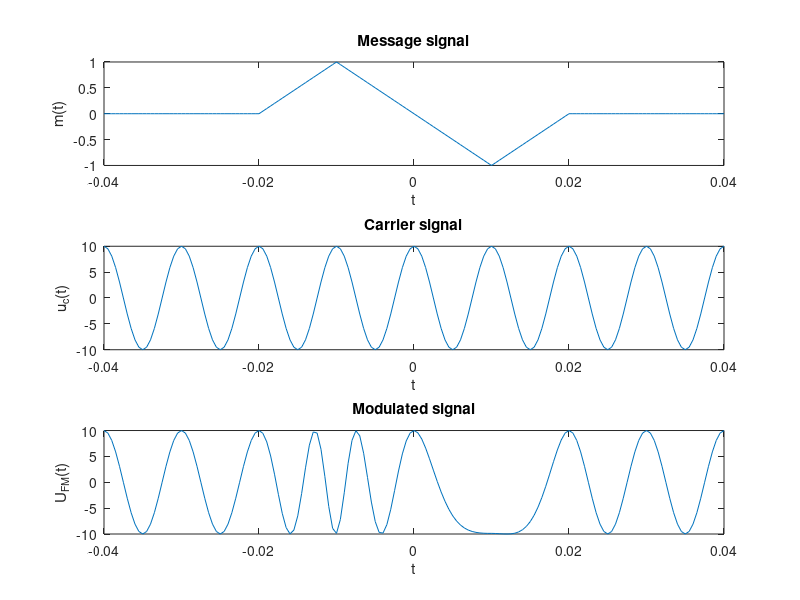
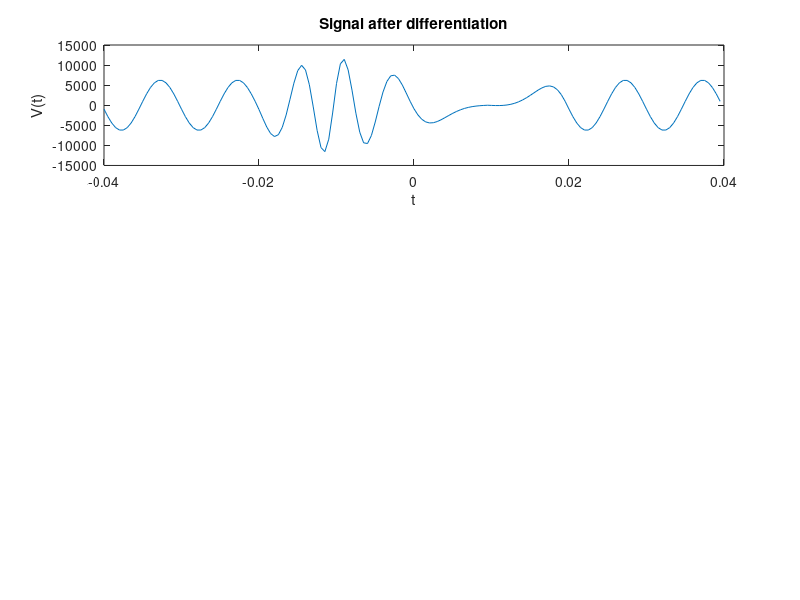

MATLAB code to generate these figures, in order: (Note: this script raises an error after producing the figures.)
fc=100;
fs=20*fc;
Am=1;
Ac=10;
Kf=100;


p1=-0.04:1/fs:(-0.02-(1/fs));
mt1=0*p1;
p2=-0.02:1/fs:(-0.01-(1/fs));
mt2=100*(p2+0.02);
p3=-0.01:1/fs:(0.01-(1/fs));
mt3=-100*p3;
p4=0.01:1/fs:(0.02-(1/fs));
mt4=100*(p4-0.02);
p5=0.02:1/fs:0.04;
mt5=0*p5;

t=[p1, p2, p3, p4, p5];
mt=[mt1 mt2 mt3 mt4 mt5];


figure();
subplot(3,1, 1);
plot(t, mt);
title("Message signal");
xlabel("t");
ylabel("m(t)");

ct=Ac*cos(2*pi*fc*t);
subplot(3,1, 2);
plot(t, ct);
title("Carrier signal");
xlabel("t");
ylabel("u_c(t)");

theta_t=2*pi*Kf*cumsum(mt)/fs;

ufm=Ac*cos(2*pi*fc*t+ theta_t);
subplot(3,1, 3);
plot(t, ufm);
title("Modulated signal");
xlabel("t");
ylabel("U_F_M(t)");

%-------------------
 %vt=-Ac*((2*pi*fc)+2*pi*Kf*mt).*sin(2*pi*fc*t+theta_t);
 
 vt=diff(ufm)*fs;
 t1=-0.04:(1/fs):(0.04-(1/fs));
 figure();
 subplot(3, 1, 1);
 plot(t1, vt);
 title("Signal after differentiation");
 xlabel("t");
 ylabel("V(t)");
 [evt,lo] = envelope(vt);
 subplot(3, 1, 2);
 plot(t1, evt);
 title("Signal after envelope detection(Rectified signal)");
 xlabel("t");
 ylabel("Env(t)");
 dc = mean(evt);
 mu = (evt - dc)/(2*pi*Ac*Kf);
 subplot(3, 1, 3);
 plot(t1, mu);
 title("Recovered signal");
 xlabel("t");
 ylabel("m_r(t)");
 
 %---------------------
 Mt1=fft(mt);
 Mt=fftshift(Mt1);
 figure();
 subplot(2, 2, 1);
 plot(t, abs(Mt));
 title("Spectrum of Message signal");
 xlabel("f");
 ylabel("M(f)"); 
  
 Ufm1=fft(ufm);
 Ufm=fftshift(Ufm1);
 subplot(2, 2, 2);
 plot(t, abs(Ufm));
 title("Spectrum of Modulated signal");
 xlabel("f");
 ylabel("U_F_M(f)"); 
 
 
 Evt1=fft(evt);
 Evt=fftshift(Evt1);
 subplot(2, 2, 3);
 plot(t1, abs(Evt));
 title("Spectrum of Rectified signal");
 xlabel("f");
 ylabel("Env(f)"); 
 
 
 Mu1=fft(mu);
 Mu=fftshift(Mu1);
 subplot(2, 2, 4);
 plot(t1, abs(Mu));
 title("Spectrum of Recovered signal");
 xlabel("f");
 ylabel("M_R(f)");


